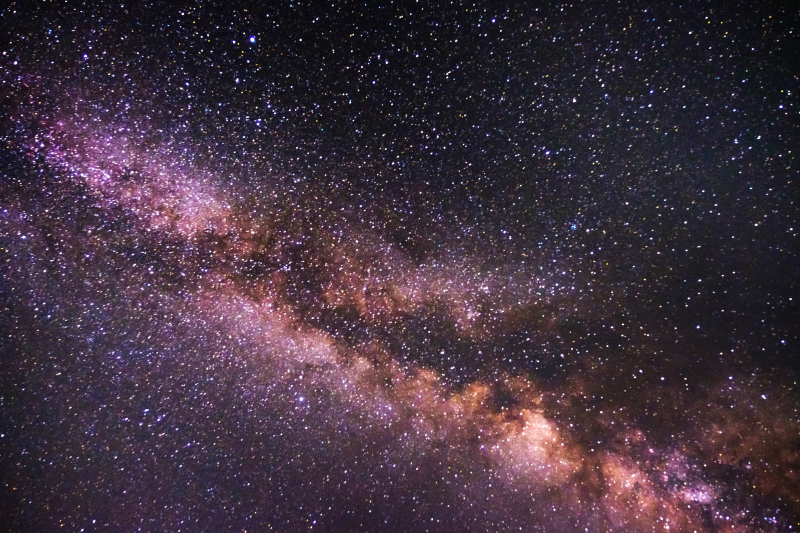
%> input picture image/hoshizora.jpg, 1600 x 1066 px (shown at 1/2 size)
$ octave kadai2_2.m   (GNU Octave 9; MATLAB toolbox functions it lacks are replaced by stand-ins)
%> lines starting %> are read from the running program, lines starting %| are printed output that depends on the picture; in (x1, y1, x2, y2) boxes, pixels count from 0 and x2, y2 are one past the last pixel; in counts of white or black regions, pixels touching at a corner belong together; the program's own positions count from 1

clear; % 曄悢偺僆乕儖僋儕傾

ORG=imread('hoshizora.jpg'); % 尨夋憸偺擖椡
%> ORG is the input picture: size 1066x1600x3 uint8; mean R, G, B 65.8, 49.6, 62.7
ORG = rgb2gray(ORG); colormap(gray); colorbar;
imagesc(ORG); axis image; % 夋憸偺昞帵
pause; % 堦帪掆巭

% 俀奒挷夋憸偺惗惉
IMG = ORG>128;
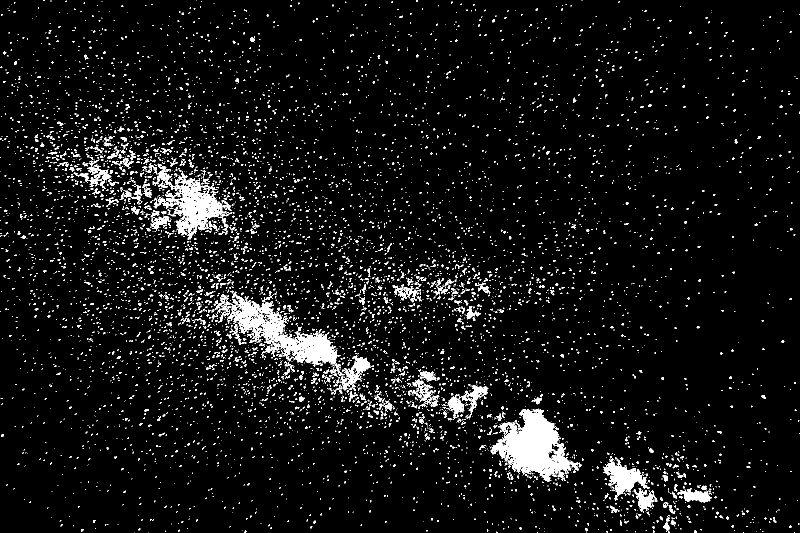
%> IMG: size 1066x1600 logical (shown at 1/2 size); 5.7% white; 7335 white regions (6852 under 20 px), largest, box (x1, y1, x2, y2) and area: (981, 817, 1164, 964) 12066, (435, 581, 675, 733) 10333, (308, 345, 465, 480) 6935
imagesc(IMG); colormap(gray); colorbar;  axis image;
pause;


% 係奒挷夋憸偺惗惉
IMG0 = ORG>64;
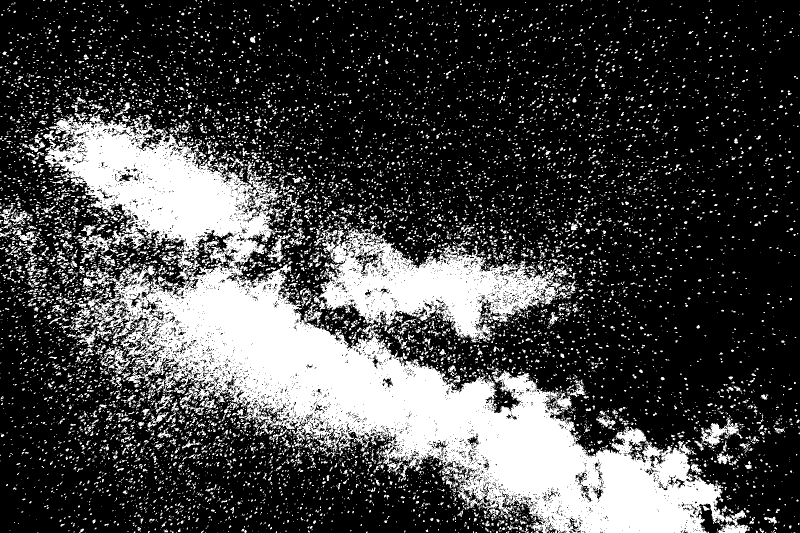
%> IMG0: size 1066x1600 logical (shown at 1/2 size); 27.8% white; 11070 white regions (9780 under 20 px), largest, box (x1, y1, x2, y2) and area: (86, 221, 1500, 1066) 356743, (1400, 834, 1478, 895) 1654, (200, 693, 262, 748) 1107
IMG1 = ORG>128;
IMG2 = ORG>192;
%> IMG2: size 1066x1600 logical; 1.4% white in thin lines or dots
IMG = IMG0 + IMG1 + IMG2;
%> IMG: size 1066x1600 double
imagesc(IMG); colormap(gray); colorbar;  axis image;
pause;


% 俉奒挷夋憸偺惗惉
IMG3 = ORG>32;
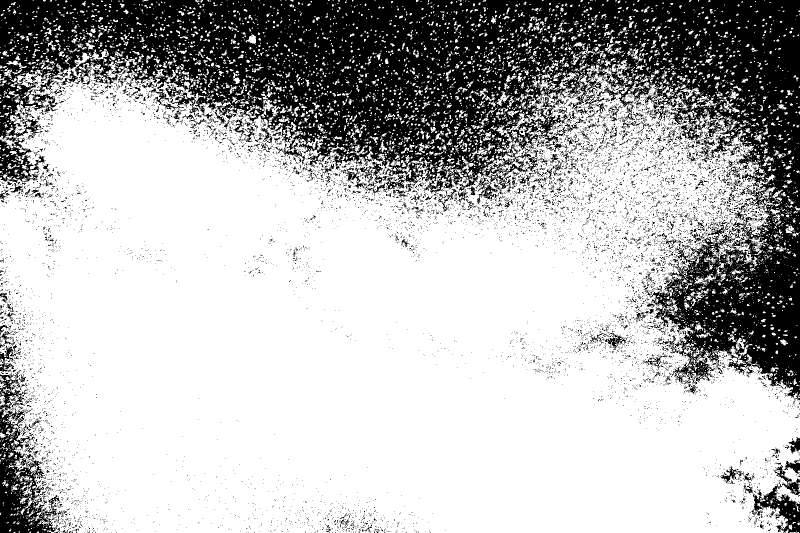
%> IMG3: size 1066x1600 logical (shown at 1/2 size); 72.1% white; 9616 black regions (9255 under 20 px), largest, box (x1, y1, x2, y2) and area: (0, 0, 1600, 801) 410023, (0, 746, 120, 1066) 14471, (1506, 967, 1600, 1066) 3579
IMG4 = ORG>64;
IMG5 = ORG>128;
IMG6 = ORG>224;
%> IMG6: size 1066x1600 logical; 0.73% white in thin lines or dots
IMG = IMG3 + IMG4 + IMG5 + IMG6;
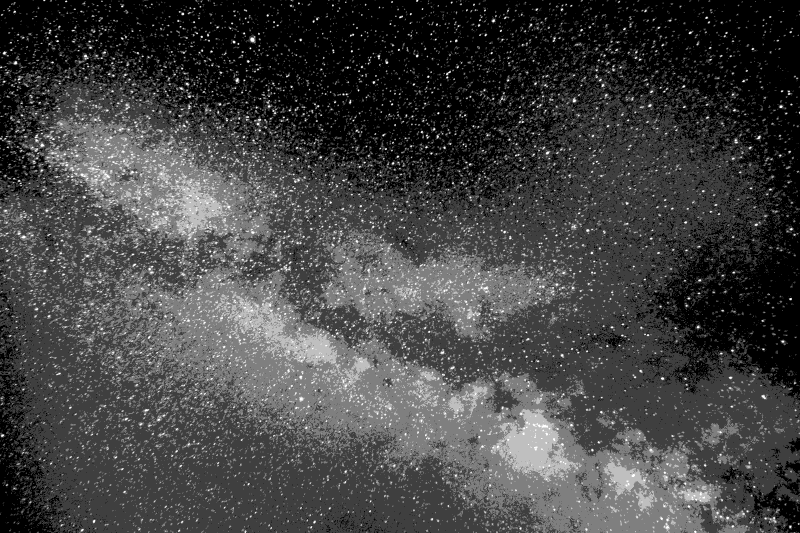
%> IMG: size 1066x1600 double (shown at 1/2 size); min 0, max 4, mean 1.06; drawn with min black and max white
imagesc(IMG); colormap(gray); colorbar;  axis image;
pause;

% 侾俇奒挷夋憸偺惗惉
IMG7 = ORG>16;
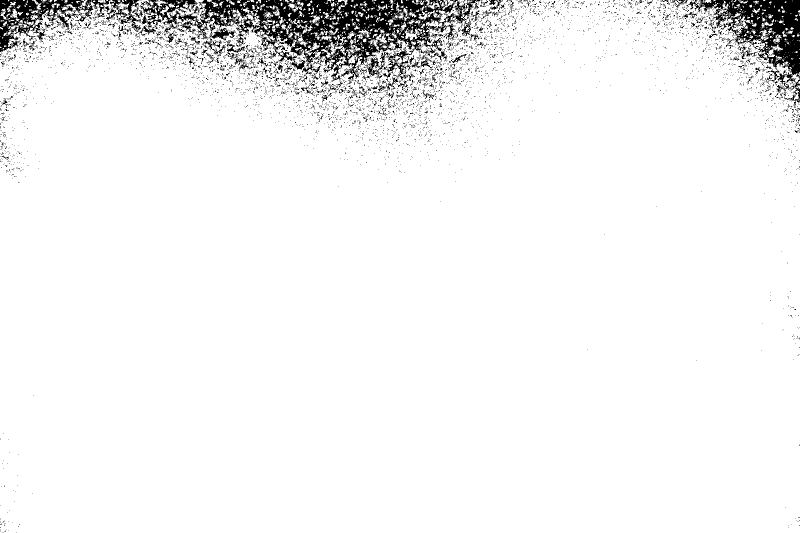
%> IMG7: size 1066x1600 logical (shown at 1/2 size); 95.1% white; 5165 black regions (4990 under 20 px), largest, box (x1, y1, x2, y2) and area: (279, 0, 961, 164) 38533, (1377, 0, 1600, 169) 14012, (0, 0, 221, 104) 7312
IMG8 = ORG>32;
IMG9 = ORG>64;
IMG10 = ORG>128;
IMG11 = ORG>240;
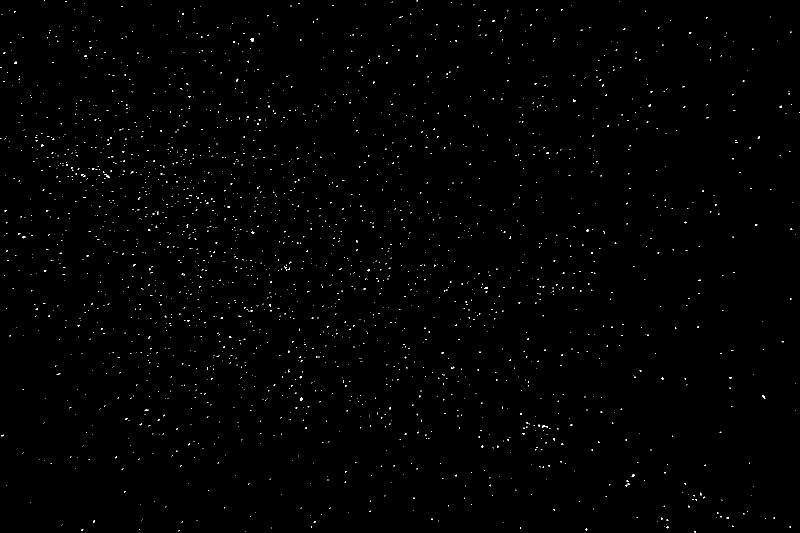
%> IMG11: size 1066x1600 logical (shown at 1/2 size); 0.47% white in thin lines or dots
IMG = IMG7 + IMG8 + IMG9 + IMG10 + IMG11;
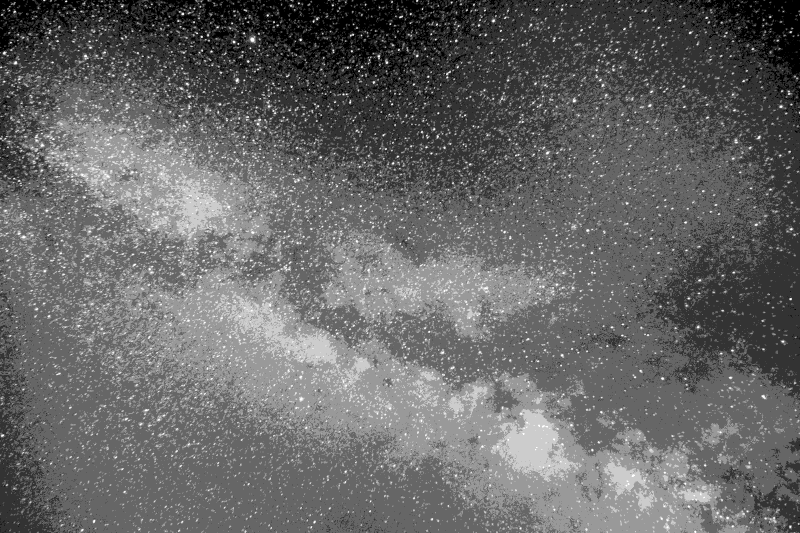
%> IMG: size 1066x1600 double (shown at 1/2 size); min 0, max 5, mean 2.01; drawn with min black and max white
imagesc(IMG); colormap(gray); colorbar;  axis image;
